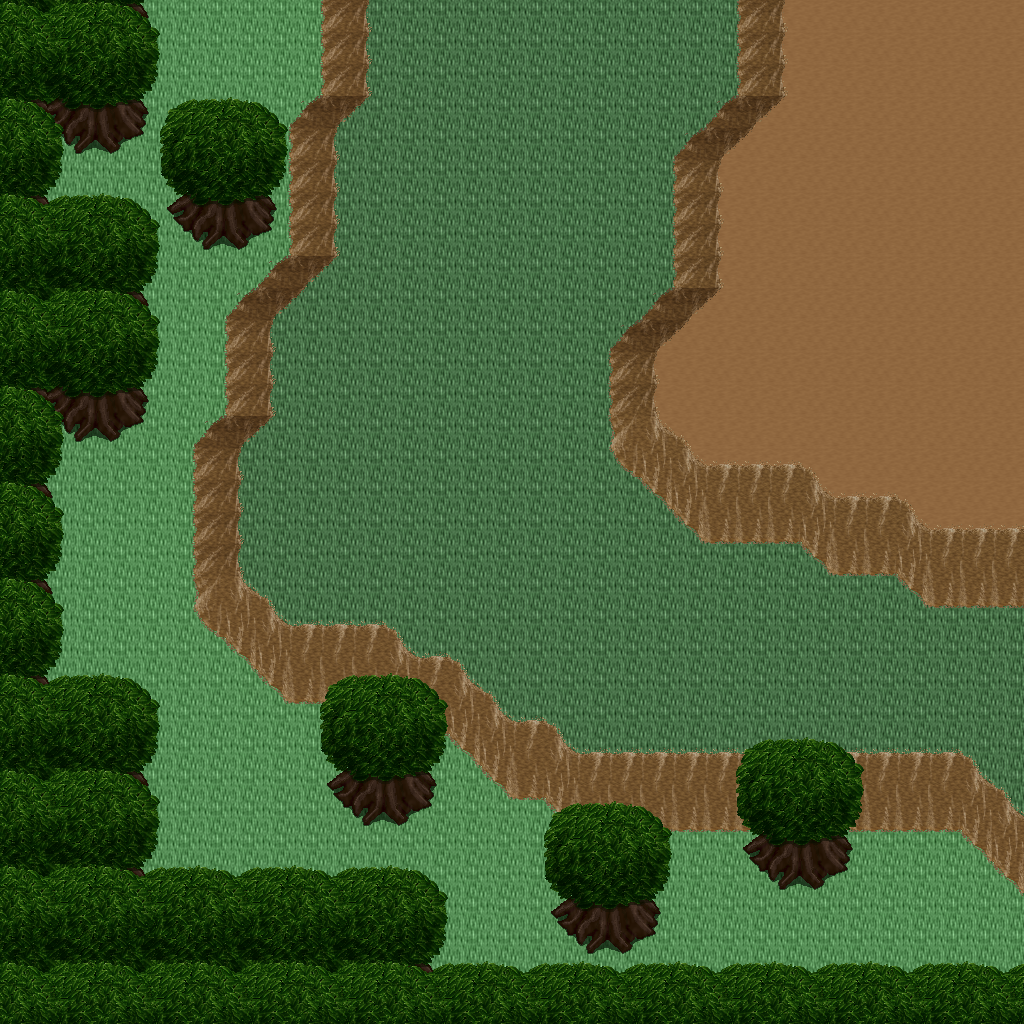

This is a level from a 2D game, rendered from its Tiled map with the project's own tilesets. A one-line summary and the map file follow, with tile-layer data summarised:
An orthogonal 32x32 tile map with 32x32 px tiles, 5 tile layers (Ground, Objects, Objects2, Above, ...), 1 hidden layer not drawn, 14 tilesets.

<map version="1.10" tiledversion="1.11.0" orientation="orthogonal" renderorder="right-down" width="32" height="32" tilewidth="32" tileheight="32" infinite="0" nextlayerid="11" nextobjectid="1">
 <tileset firstgid="1" name="logic_collision" tilewidth="32" tileheight="32" tilecount="1" columns="1">
  <image source="../drawable/logic_collision.png" width="32" height="32" />
 </tileset>
 <tileset firstgid="2" name="ground_ground" tilewidth="32" tileheight="32" tilecount="33" columns="3">
  <image source="../drawable/ground_ground.png" width="96" height="352" />
 </tileset>
 <tileset firstgid="35" name="ground_ridge_earth_pale" tilewidth="32" tileheight="32" tilecount="96" columns="12">
  <image source="../drawable/ground_ridge_earth_pale.png" width="384" height="256" />
 </tileset>
 <tileset firstgid="131" name="ground_ridge_earth_dark" tilewidth="32" tileheight="32" tilecount="96" columns="12">
  <image source="../drawable/ground_ridge_earth_dark.png" width="384" height="256" />
 </tileset>
 <tileset firstgid="227" name="terrain_desert" tilewidth="32" tileheight="32" tilecount="88" columns="8">
  <image source="../drawable/terrain_desert.png" width="256" height="352" />
 </tileset>
 <tileset firstgid="315" name="plant_tree_tree_darkgreen" tilewidth="32" tileheight="32" tilecount="88" columns="8">
  <image source="../drawable/plant_tree_tree_darkgreen.png" width="256" height="352" />
 </tileset>
 <tileset firstgid="403" name="building_tan_building" tilewidth="32" tileheight="32" tilecount="24" columns="4">
  <image source="../drawable/building_tan_building.png" width="128" height="192" />
 </tileset>
 <tileset firstgid="427" name="plant_cactus_2" tilewidth="32" tileheight="32" tilecount="10" columns="5">
  <image source="../drawable/plant_cactus_2.png" width="160" height="64" />
 </tileset>
 <tileset firstgid="437" name="ground_sand_2" tilewidth="32" tileheight="32" tilecount="15" columns="5">
  <image source="../drawable/ground_sand_2.png" width="160" height="96" />
 </tileset>
 <tileset firstgid="452" name="object_stone_well" tilewidth="32" tileheight="32" tilecount="6" columns="2">
  <image source="../drawable/object_stone_well.png" width="64" height="96" />
 </tileset>
 <tileset firstgid="458" name="plant_tree_banana_tree" tilewidth="32" tileheight="32" tilecount="40" columns="4">
  <image source="../drawable/plant_tree_banana_tree.png" width="128" height="320" />
 </tileset>
 <tileset firstgid="498" name="ground_sand_edges" tilewidth="32" tileheight="32" tilecount="15" columns="5">
  <image source="../drawable/ground_sand_edges.png" width="160" height="96" />
 </tileset>
 <tileset firstgid="513" name="building_window_window_centered" tilewidth="32" tileheight="32" tilecount="1" columns="1">
  <image source="../drawable/building_window_window_centered.png" width="32" height="32" />
 </tileset>
 <tileset firstgid="514" name="building_door_closed" tilewidth="32" tileheight="32" tilecount="1" columns="1">
  <image source="../drawable/building_door_closed.png" width="32" height="32" />
 </tileset>
 <layer id="1" name="Ground" width="32" height="32">
  <data>[1024 cells, 1024 non-empty, 3 distinct tile ids]</data>
 </layer>
 <layer id="2" name="Objects" width="32" height="32">
  <data>[1024 cells, 283 non-empty, 28 distinct tile ids]</data>
 </layer>
 <layer id="3" name="Objects2" width="32" height="32">
  <data>[1024 cells, 0 non-empty, 0 distinct tile ids]</data>
 </layer>
 <layer id="4" name="Above" width="32" height="32">
  <data>[1024 cells, 253 non-empty, 22 distinct tile ids]</data>
 </layer>
 <layer id="5" name="Above2" width="32" height="32">
  <data>[1024 cells, 0 non-empty, 0 distinct tile ids]</data>
 </layer>
 <layer id="6" name="Walkable" width="32" height="32" visible="0">
  <data>[1024 cells, 535 non-empty, 1 distinct tile ids]</data>
 </layer>
 <objectgroup id="7" name="Mapevents" />
 <objectgroup id="8" name="Spawn" />
 <objectgroup id="9" name="Keys" />
 <objectgroup id="10" name="Replace" />
</map>
